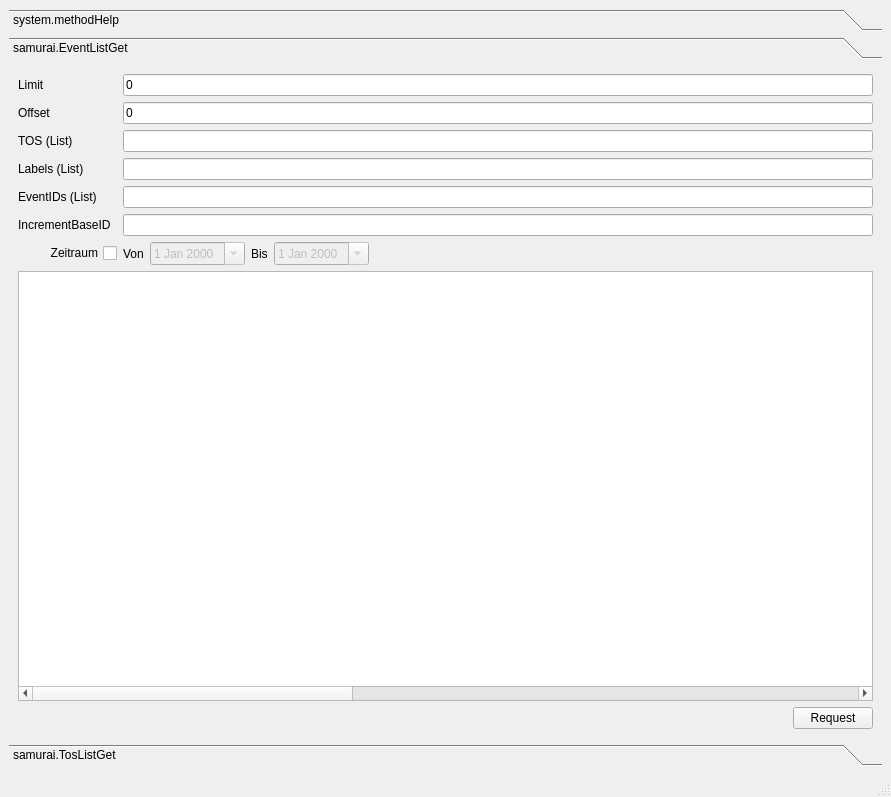
<?xml version="1.0" encoding="UTF-8"?>
<ui version="4.0">
 <class>MainWindow</class>
 <widget class="QMainWindow" name="MainWindow">
  <property name="geometry">
   <rect>
    <x>0</x>
    <y>0</y>
    <width>891</width>
    <height>797</height>
   </rect>
  </property>
  <property name="windowTitle">
   <string>MainWindow</string>
  </property>
  <widget class="QWidget" name="centralwidget">
   <layout class="QGridLayout" name="gridLayout">
    <item row="0" column="0">
     <widget class="QToolBox" name="toolBox">
      <property name="currentIndex">
       <number>1</number>
      </property>
      <widget class="QWidget" name="page1">
       <property name="geometry">
        <rect>
         <x>0</x>
         <y>0</y>
         <width>869</width>
         <height>653</height>
        </rect>
       </property>
       <attribute name="label">
        <string>system.methodHelp</string>
       </attribute>
       <layout class="QGridLayout" name="gridLayout_2">
        <item row="0" column="0" colspan="2">
         <widget class="QListWidget" name="systemMethodHelpWidget"/>
        </item>
        <item row="2" column="0">
         <spacer name="horizontalSpacer">
          <property name="orientation">
           <enum>Qt::Horizontal</enum>
          </property>
          <property name="sizeHint" stdset="0">
           <size>
            <width>40</width>
            <height>20</height>
           </size>
          </property>
         </spacer>
        </item>
        <item row="2" column="1">
         <widget class="QPushButton" name="systemMethodHelpButton">
          <property name="text">
           <string>Request</string>
          </property>
         </widget>
        </item>
       </layout>
      </widget>
      <widget class="QWidget" name="page2">
       <property name="geometry">
        <rect>
         <x>0</x>
         <y>0</y>
         <width>869</width>
         <height>653</height>
        </rect>
       </property>
       <attribute name="label">
        <string>samurai.EventListGet</string>
       </attribute>
       <layout class="QGridLayout" name="gridLayout_3">
        <item row="11" column="6">
         <spacer name="horizontalSpacer_2">
          <property name="orientation">
           <enum>Qt::Horizontal</enum>
          </property>
          <property name="sizeHint" stdset="0">
           <size>
            <width>40</width>
            <height>20</height>
           </size>
          </property>
         </spacer>
        </item>
        <item row="7" column="6">
         <spacer name="horizontalSpacer_4">
          <property name="orientation">
           <enum>Qt::Horizontal</enum>
          </property>
          <property name="sizeHint" stdset="0">
           <size>
            <width>40</width>
            <height>20</height>
           </size>
          </property>
         </spacer>
        </item>
        <item row="1" column="0">
         <widget class="QLabel" name="label_2">
          <property name="text">
           <string>Offset</string>
          </property>
         </widget>
        </item>
        <item row="0" column="0">
         <widget class="QLabel" name="label">
          <property name="text">
           <string>Limit</string>
          </property>
         </widget>
        </item>
        <item row="2" column="0">
         <widget class="QLabel" name="label_3">
          <property name="text">
           <string>TOS (List)</string>
          </property>
         </widget>
        </item>
        <item row="8" column="0" colspan="8">
         <widget class="QTreeWidget" name="samuraiEventListGetWidget">
          <property name="alternatingRowColors">
           <bool>true</bool>
          </property>
          <property name="autoExpandDelay">
           <number>1</number>
          </property>
          <property name="allColumnsShowFocus">
           <bool>false</bool>
          </property>
          <property name="columnCount">
           <number>4</number>
          </property>
          <attribute name="headerVisible">
           <bool>false</bool>
          </attribute>
          <attribute name="headerCascadingSectionResizes">
           <bool>true</bool>
          </attribute>
          <attribute name="headerDefaultSectionSize">
           <number>550</number>
          </attribute>
          <column>
           <property name="text">
            <string notr="true">1</string>
           </property>
          </column>
          <column>
           <property name="text">
            <string notr="true">2</string>
           </property>
          </column>
          <column>
           <property name="text">
            <string notr="true">3</string>
           </property>
          </column>
          <column>
           <property name="text">
            <string notr="true">4</string>
           </property>
          </column>
         </widget>
        </item>
        <item row="7" column="5">
         <widget class="QDateEdit" name="periodEndDate">
          <property name="enabled">
           <bool>false</bool>
          </property>
          <property name="calendarPopup">
           <bool>true</bool>
          </property>
         </widget>
        </item>
        <item row="7" column="3">
         <widget class="QDateEdit" name="periodStartDate">
          <property name="enabled">
           <bool>false</bool>
          </property>
          <property name="calendarPopup">
           <bool>true</bool>
          </property>
         </widget>
        </item>
        <item row="7" column="4">
         <widget class="QLabel" name="label_4">
          <property name="text">
           <string>Bis</string>
          </property>
         </widget>
        </item>
        <item row="11" column="7">
         <widget class="QPushButton" name="samuraiEventListGetButton">
          <property name="text">
           <string>Request</string>
          </property>
         </widget>
        </item>
        <item row="7" column="2">
         <widget class="QLabel" name="label_5">
          <property name="text">
           <string>Von</string>
          </property>
         </widget>
        </item>
        <item row="7" column="0" colspan="2">
         <widget class="QCheckBox" name="periodCheck">
          <property name="layoutDirection">
           <enum>Qt::RightToLeft</enum>
          </property>
          <property name="text">
           <string>Zeitraum</string>
          </property>
         </widget>
        </item>
        <item row="2" column="2" colspan="6">
         <widget class="QLineEdit" name="tosLine"/>
        </item>
        <item row="1" column="2" colspan="6">
         <widget class="QLineEdit" name="offsetLine">
          <property name="text">
           <string>0</string>
          </property>
         </widget>
        </item>
        <item row="0" column="2" colspan="6">
         <widget class="QLineEdit" name="limitLine">
          <property name="text">
           <string>0</string>
          </property>
         </widget>
        </item>
        <item row="3" column="2" colspan="6">
         <widget class="QLineEdit" name="labelLine"/>
        </item>
        <item row="3" column="0">
         <widget class="QLabel" name="label_6">
          <property name="text">
           <string>Labels (List)</string>
          </property>
         </widget>
        </item>
        <item row="4" column="2" colspan="6">
         <widget class="QLineEdit" name="eventIdLine"/>
        </item>
        <item row="5" column="2" colspan="6">
         <widget class="QLineEdit" name="baseIdLine"/>
        </item>
        <item row="4" column="0">
         <widget class="QLabel" name="label_7">
          <property name="text">
           <string>EventIDs (List)</string>
          </property>
         </widget>
        </item>
        <item row="5" column="0">
         <widget class="QLabel" name="label_8">
          <property name="text">
           <string>IncrementBaseID</string>
          </property>
         </widget>
        </item>
       </layout>
      </widget>
      <widget class="QWidget" name="page">
       <attribute name="label">
        <string>samurai.TosListGet</string>
       </attribute>
       <layout class="QGridLayout" name="gridLayout_4">
        <item row="1" column="1">
         <widget class="QPushButton" name="samuraiTosListGetButton">
          <property name="text">
           <string>Request</string>
          </property>
         </widget>
        </item>
        <item row="1" column="0">
         <spacer name="horizontalSpacer_3">
          <property name="orientation">
           <enum>Qt::Horizontal</enum>
          </property>
          <property name="sizeHint" stdset="0">
           <size>
            <width>40</width>
            <height>20</height>
           </size>
          </property>
         </spacer>
        </item>
        <item row="0" column="0" colspan="2">
         <widget class="QListWidget" name="samuraiTosListGetWidget"/>
        </item>
       </layout>
      </widget>
     </widget>
    </item>
   </layout>
  </widget>
  <widget class="QStatusBar" name="statusbar"/>
 </widget>
 <resources/>
 <connections>
  <connection>
   <sender>periodCheck</sender>
   <signal>toggled(bool)</signal>
   <receiver>periodStartDate</receiver>
   <slot>setEnabled(bool)</slot>
   <hints>
    <hint type="sourcelabel">
     <x>90</x>
     <y>298</y>
    </hint>
    <hint type="destinationlabel">
     <x>250</x>
     <y>299</y>
    </hint>
   </hints>
  </connection>
  <connection>
   <sender>periodCheck</sender>
   <signal>toggled(bool)</signal>
   <receiver>periodEndDate</receiver>
   <slot>setEnabled(bool)</slot>
   <hints>
    <hint type="sourcelabel">
     <x>90</x>
     <y>298</y>
    </hint>
    <hint type="destinationlabel">
     <x>386</x>
     <y>299</y>
    </hint>
   </hints>
  </connection>
 </connections>
</ui>
